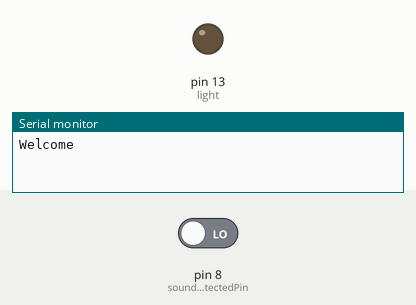
The sketch below on a simulated Arduino Uno, built with avr-gcc and run on an emulated ATmega328P. Shown: output pins drawn as LEDs (lit = HIGH), the last lines printed to the serial monitor. The test bench sets the inputs (shaded band); at power-on: pin 8 (soundDetectedPin) LOW.

Above: at 1.2 s.
1.3 s: pin 8 (soundDetectedPin) driven HIGH
At 8.4 s:
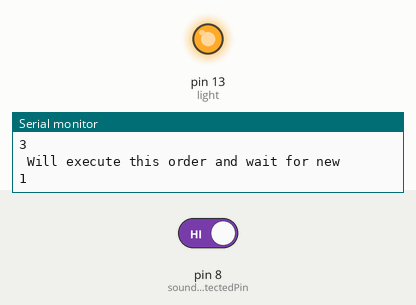
Timing chart, 0 to 14.8 s (numbered marks = the images above; inputs shaded):
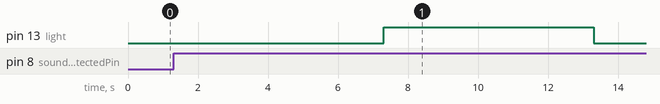

Measured:
- after the input at 1.3 s, pin 13 (light): LOW → HIGH after 6.0 s, → LOW 6.0 s later

The sketch:

ClapCircuit.ino
```cpp
int light = 13;
int soundDetectedPin = 8; // Use Pin 8 as our Input
int soundDetectedVal = HIGH; // This is where we record our Sound Measurement
boolean bAlarm = false;

unsigned long lastSoundDetectTime; // Record the time that we measured a sound


int soundAlarmTime = 500; // Number of milli seconds to keep the sound alarm high
boolean triggerRelay = false;
boolean lightStatus = true;
int clapcount = 0;
unsigned long timeStart;
unsigned long timeEnd;
int noOfClapsCommands = 3;//No of claps required to consider it a command
int secondsThreahhold = 15;
int delayBeforeNextClap = 2000;

void setup ()
{
  Serial.begin(9600);
  pinMode (soundDetectedPin, INPUT) ; // input from the Sound Detection Module
  pinMode(light, OUTPUT);
  Serial.println("Welcome");
}
void loop ()
{
  soundDetectedVal = digitalRead (soundDetectedPin) ; // read the sound
  triggerRelay = false;
  if (soundDetectedVal == HIGH){

    clapcount = 1;
     Serial.println(clapcount);
     delay(delayBeforeNextClap);// Wait for some time so that a clap is not counted multiple times
     timeStart =  millis();
    while( (clapcount < noOfClapsCommands ) && ( (millis() - timeStart) < 1000*secondsThreahhold) ){//if clap count is 3 or 15 seonds is elapsed which ever is less

      soundDetectedVal = digitalRead (soundDetectedPin) ; //read the sound
      if (soundDetectedVal == HIGH){

       clapcount++;
       Serial.println(clapcount);
       delay(delayBeforeNextClap);// Wait for some time so that a clap is not counted multiple times, also to reduce environment noice
      }
    }

    if (clapcount >= noOfClapsCommands){
      Serial.println(" Will execute this order and wait for new  ");
        triggerRelay = true;
      }else{
        Serial.println(" Nothing to execute  ");
        triggerRelay = false;
      }
    }


  if (triggerRelay){

    if (!lightStatus){
      digitalWrite(light, LOW);// in My Relay low means on
      lightStatus = true;

    }else{
      digitalWrite(light, HIGH);// in My Relay low means on
      lightStatus = false;
    }

  }


}
```
